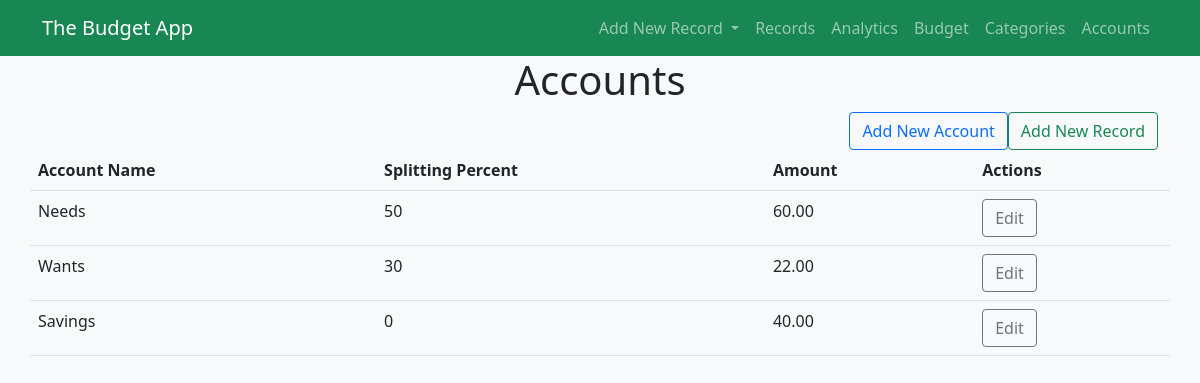
Page /accounts on the earlier database version.
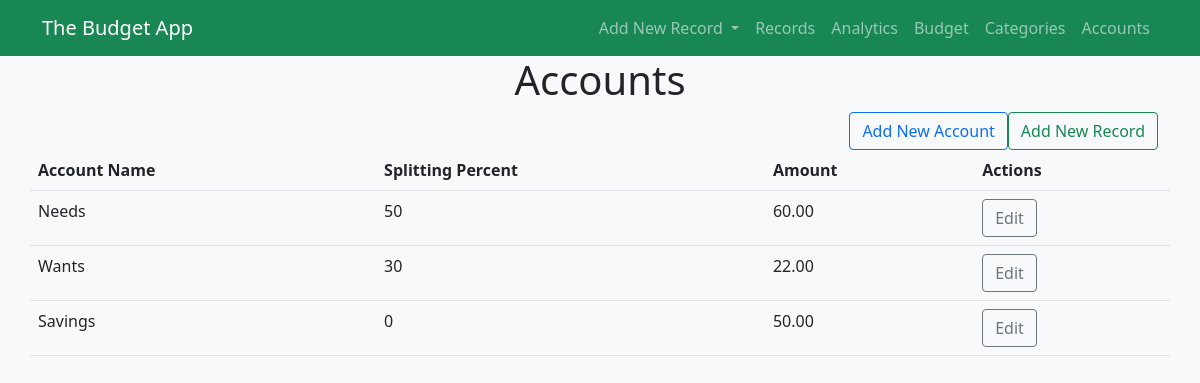
Same page on the later database version.
### the_budget_app/models.py (models this page shows, shortened)
class Account(models.Model):
    account_name = models.CharField(max_length=200)
    splitting_percent = models.IntegerField(default=0)
    amount = models.FloatField(default=0)
    class Meta:
        db_table = 'account'

### the_budget_app/views/accounts_view.py (the view)
# urls.py: path('', index.index, name='index'),
def index(response):
    accounts = Account.objects.all()
    context = {
        'hello': 'The Budget App',
        'accounts': accounts,
    }
    return render(response, ACCOUNT_INDEX, context)

### the_budget_app/templates/the_budget_app/accounts/index.html
{% extends '../base.html' %}
{% block content %}
<div class="container-lg">
    <h1 class="text-center">Accounts</h1>
    <div class="d-flex justify-content-end">
        <a class="btn btn-outline-primary" href="{% url 'the_budget:add_account' %}">Add New Account</a>
        <a class="btn btn-outline-success" href="{% url 'the_budget:new_expense' %}">Add New Record</a>
    </div>
    <div class="row justify-content-center">
        {% if accounts %}
        <table class="table table-hover">
            <tbody>
                <tr>
                    <th>Account Name</th>
                    <th>Splitting Percent</th>
                    <th>Amount</th>
                    <th>Actions</th>
                </tr>
                {% for account in accounts %}
                <tr>
                    <td>{{ account.account_name }}</td>
                    <td>{{ account.splitting_percent }}</td>
                    <td>{{ account.amount|floatformat:"2g" }}</td>
                    <td><a class="btn btn-outline-secondary" href="{% url 'the_budget:update_account' account.id %}">Edit</a></td>
                </tr>
                {% endfor %}
            </tbody>
        </table>
        {% else %}
        <span>No accounts available.</span>
        {% endif %}
    </div>
</div>
{% endblock content %}

Differences in the rows shown:
changed Account "Savings": amount "40.00" → "50.00"
